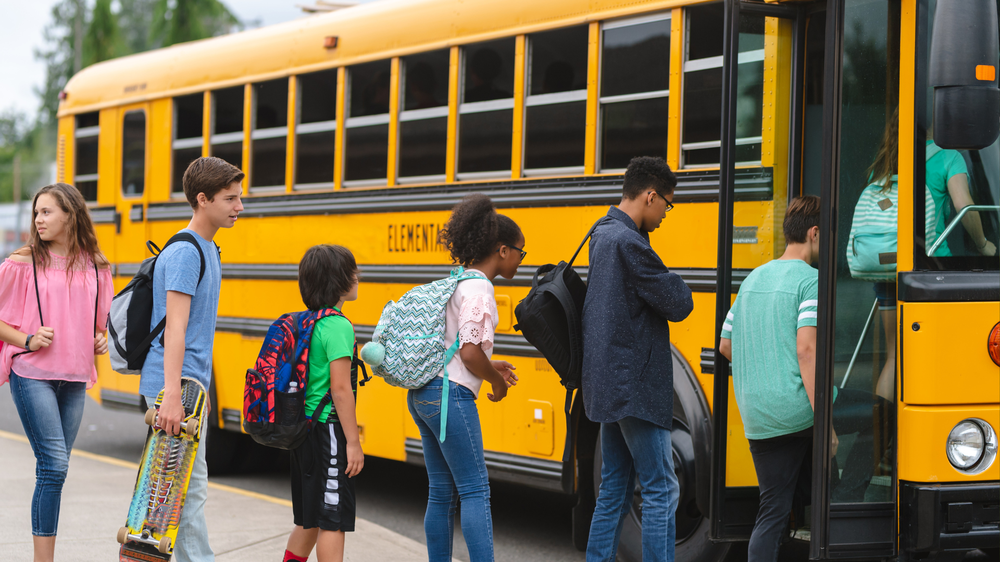
#> input picture Images/1.png, 1000 x 562 px, shrunk from 1920 x 1080 before the run
$ python chapter2.py
#> lines starting #> are read from the running program, lines starting #| are printed output that depends on the picture; after the words box and inside, x2 and y2 are one past the last pixel; in counts of white or black regions, pixels touching at a corner belong together
import cv2
import numpy as np

img = cv2.imread("../Images/1.png")
#> img is the input picture: shape (562, 1000, 3); mean B, G, R 78.5, 107.6, 119.9
kernel = np.ones((5, 5), np.uint8)

imgGray = cv2.cvtColor(img, cv2.COLOR_BGR2GRAY)
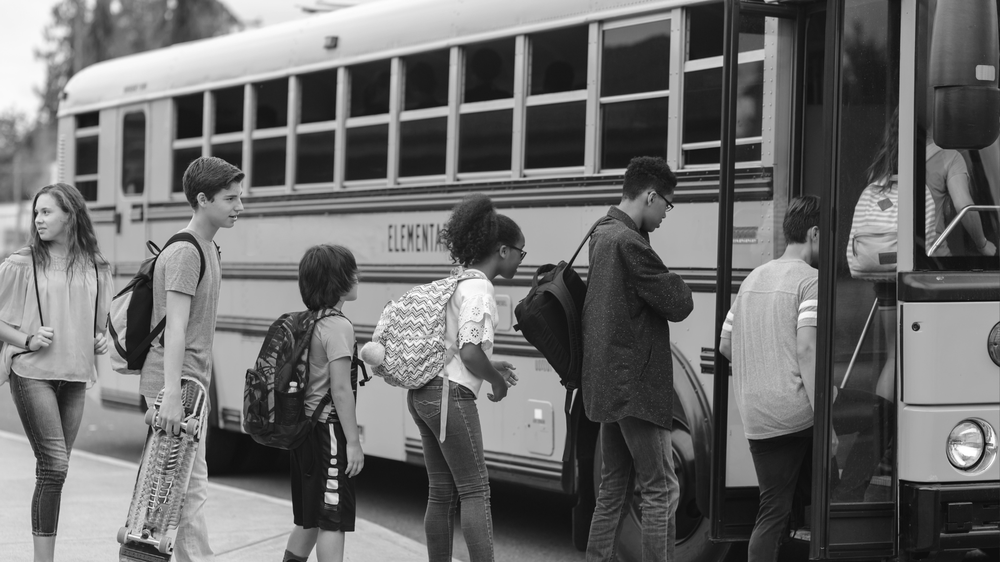
#> imgGray: shape (562, 1000); min 6, max 255, mean 108
imgBlur = cv2.GaussianBlur(imgGray, (7, 7), 0)
imgCanny = cv2.Canny(img, 100, 100)
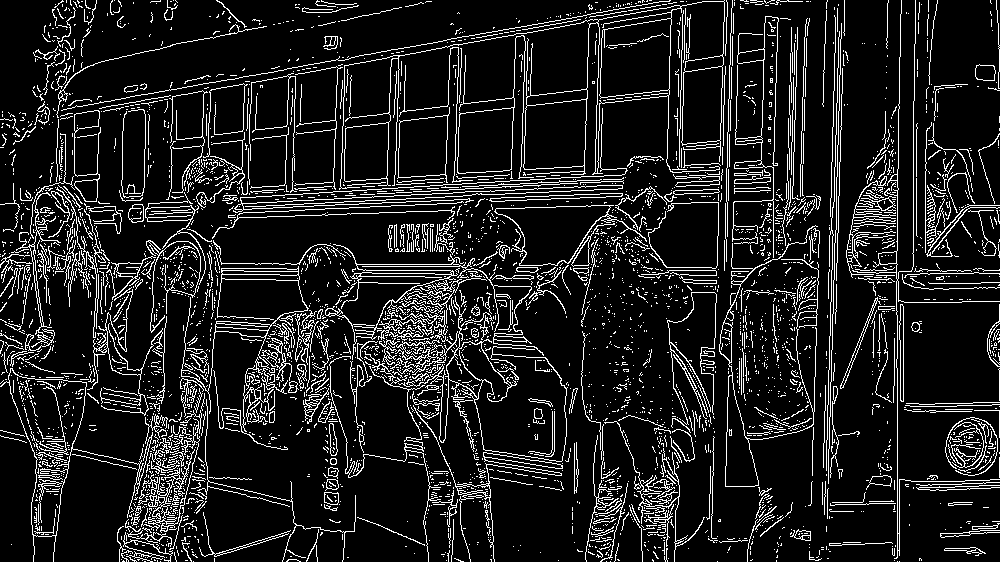
#> imgCanny: shape (562, 1000); 12.1% white in thin lines or dots
imgDilation = cv2.dilate(imgCanny, kernel, iterations=1)
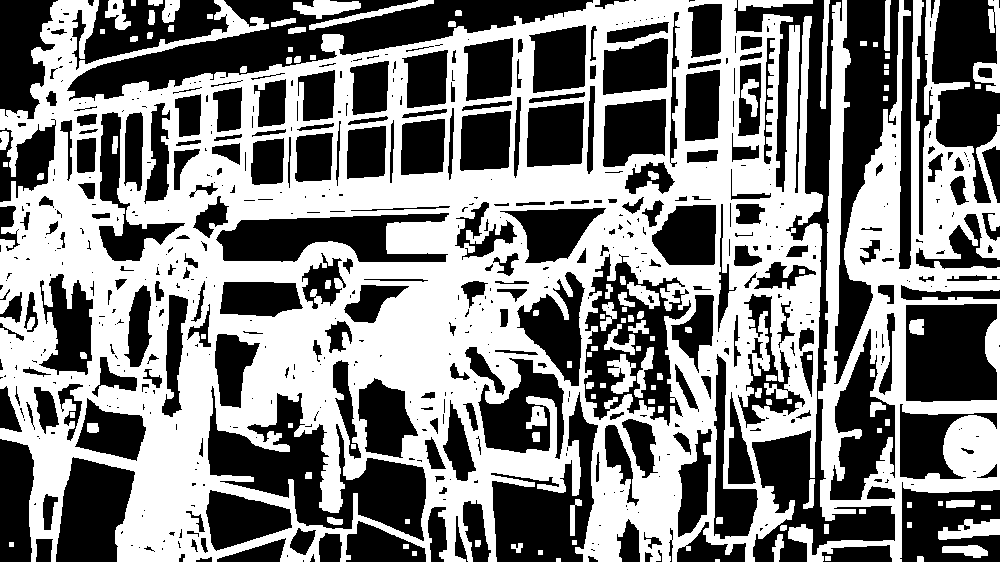
#> imgDilation: shape (562, 1000); 50.8% white; 632 black regions (361 under 20 px), largest, box (x1, y1, x2, y2) and area: (67, 0, 593, 101) 17456, (734, 0, 895, 562) 16852, (208, 386, 426, 541) 12828
imgEroded = cv2.erode(imgDilation, kernel, iterations=1)
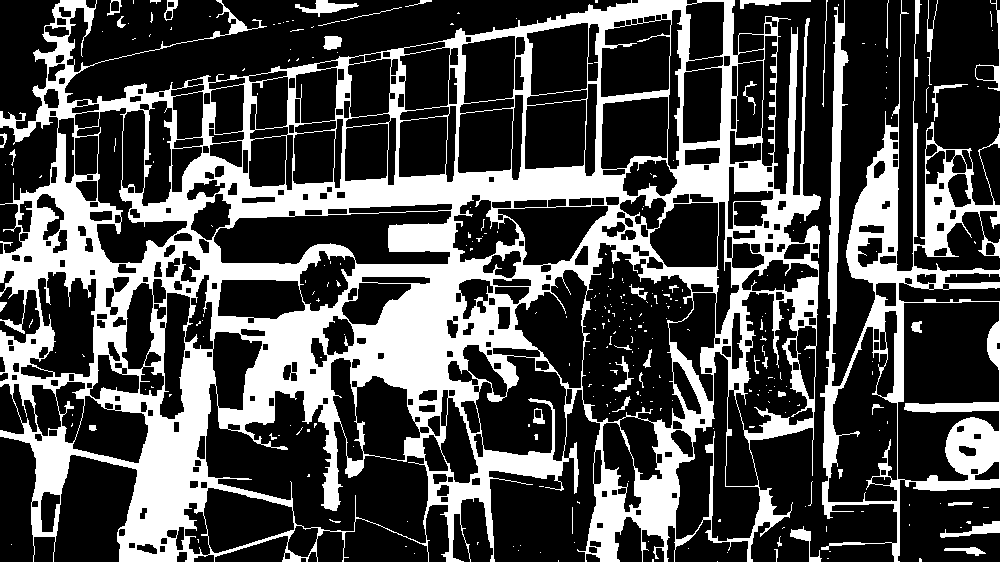
#> imgEroded: shape (562, 1000); 30% white; 289 white regions (242 under 20 px), largest, box (x1, y1, x2, y2) and area: (0, 0, 821, 562) 140604, (820, 0, 1000, 562) 22482, (295, 0, 359, 17) 433

# [6 lines of commented-out code are left out]
cv2.imshow("dilation Image", imgDilation)
cv2.imshow("Eroded Image", imgEroded)


cv2.waitKey(0)

$ run again, with Images/2.png copied over Images/1.png
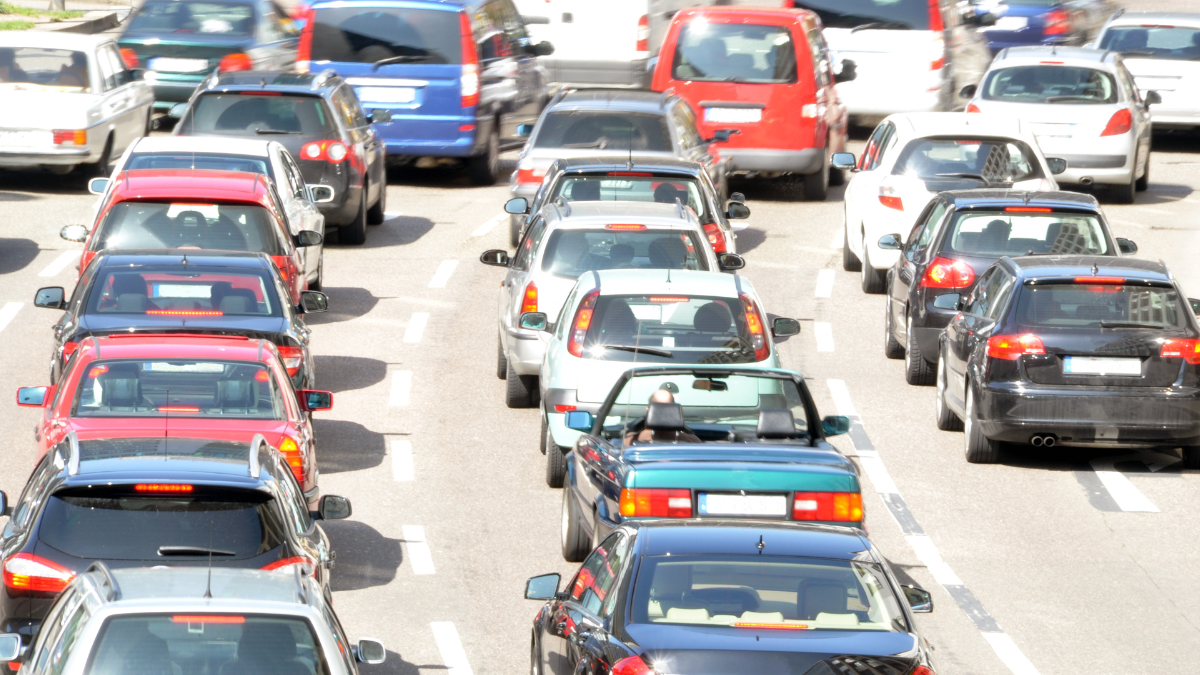
#> input picture Images/2.png, 1200 x 675 px
#> img is the input picture: shape (675, 1200, 3); mean B, G, R 170.6, 169.6, 174.5
#> `imgCanny = cv2.Canny(img, 100, 100)`:
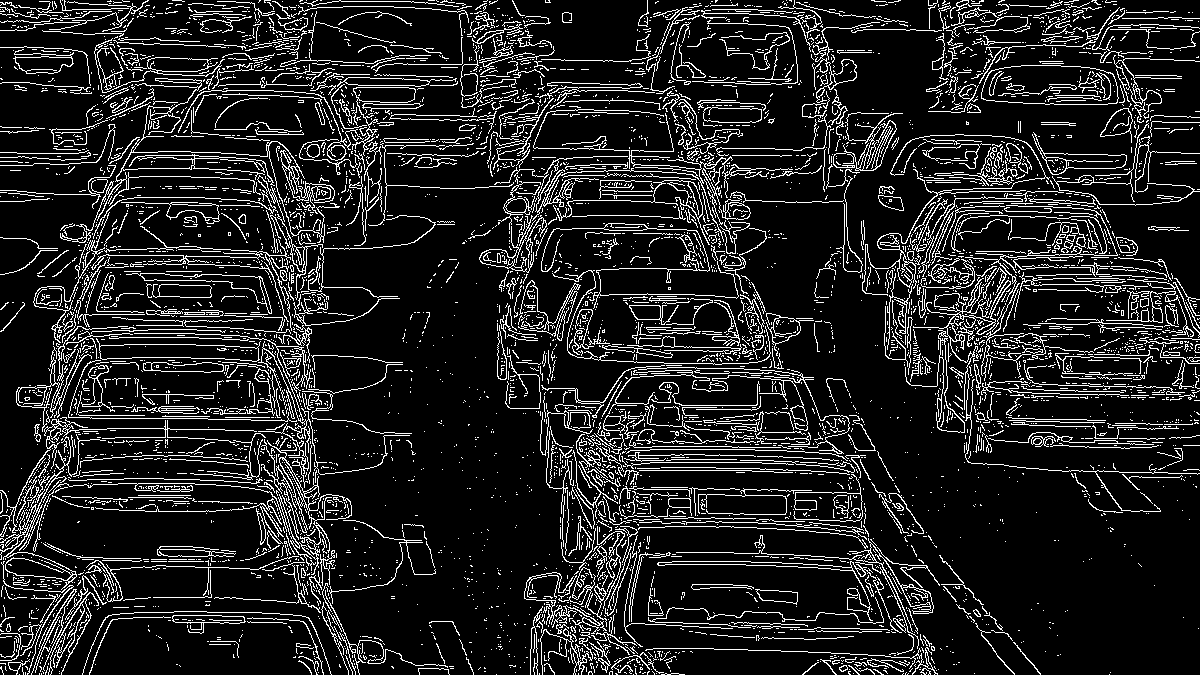
#> imgCanny: shape (675, 1200); 13% white in thin lines or dots
#> imgDilation: shape (675, 1200); 54.7% white; 1147 black regions (651 under 20 px), largest, box (x1, y1, x2, y2) and area: (740, 203, 1200, 675) 65717, (311, 188, 572, 675) 63071, (826, 30, 1129, 266) 16758
#> `imgEroded = cv2.erode(imgDilation, kernel, iterations=1)`:
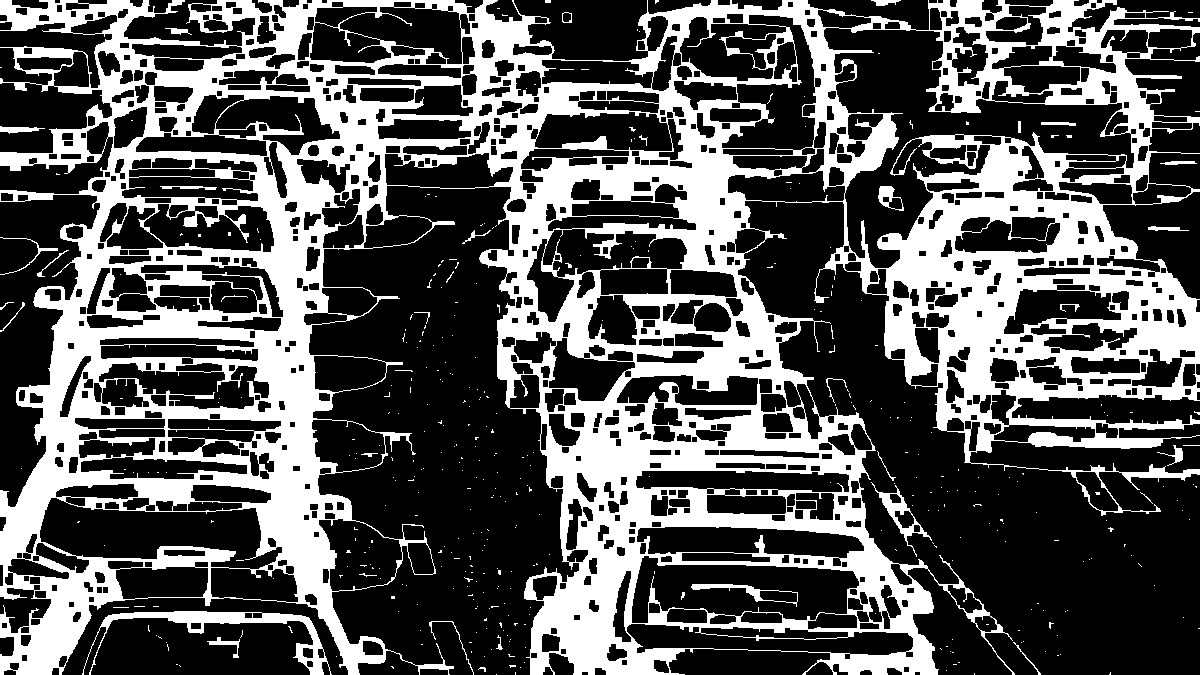
#> imgEroded: shape (675, 1200); 33.7% white; 415 white regions (382 under 20 px), largest, box (x1, y1, x2, y2) and area: (0, 0, 1200, 675) 264949, (82, 611, 332, 675) 2771, (871, 482, 932, 557) 709

$ run again, with Images/3.png copied over Images/1.png
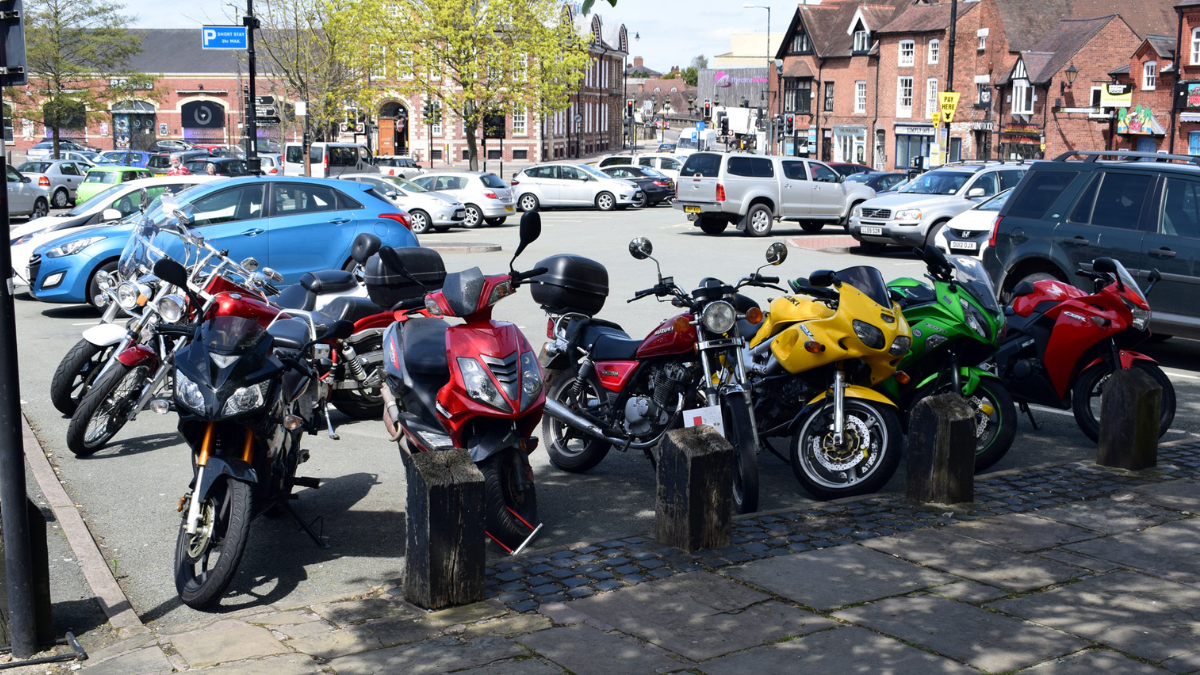
#> input picture Images/3.png, 1200 x 675 px
#> img is the input picture: shape (675, 1200, 3); mean B, G, R 108.2, 105.8, 105.5
#> `imgCanny = cv2.Canny(img, 100, 100)`:
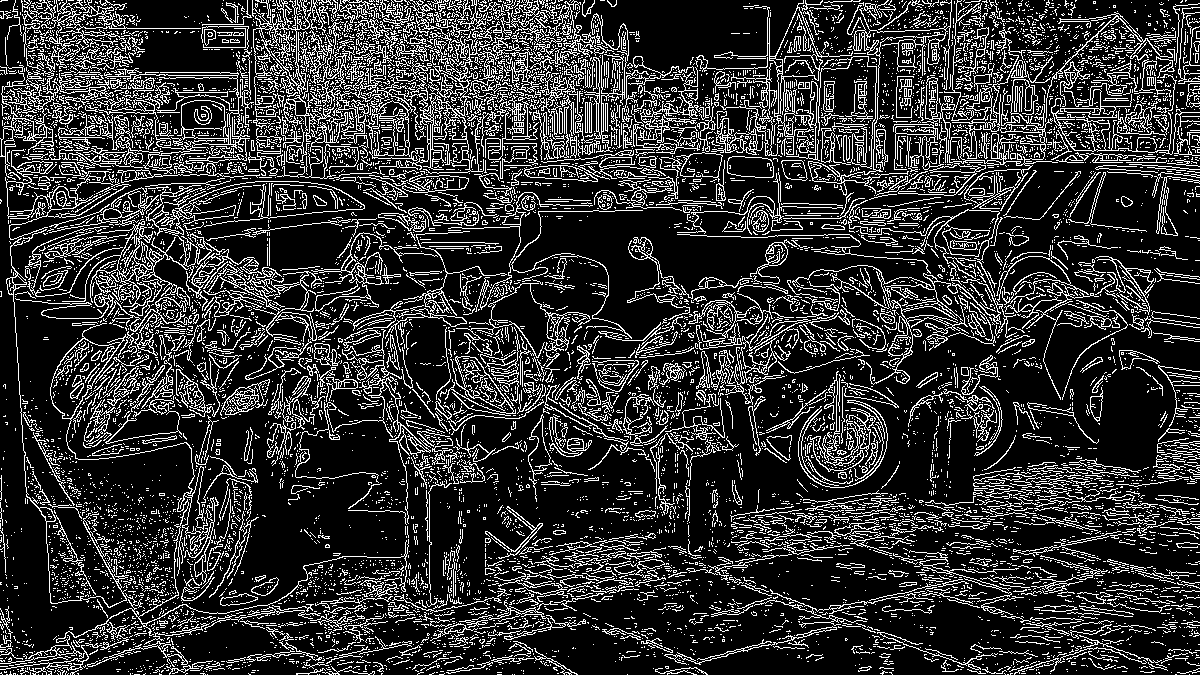
#> imgCanny: shape (675, 1200); 19.6% white in thin lines or dots
#> imgDilation: shape (675, 1200); 73.8% white; 1505 black regions (1077 under 20 px), largest, box (x1, y1, x2, y2) and area: (934, 319, 1174, 502) 14194, (691, 336, 995, 549) 12355, (515, 210, 782, 338) 12138
#> `imgEroded = cv2.erode(imgDilation, kernel, iterations=1)`:
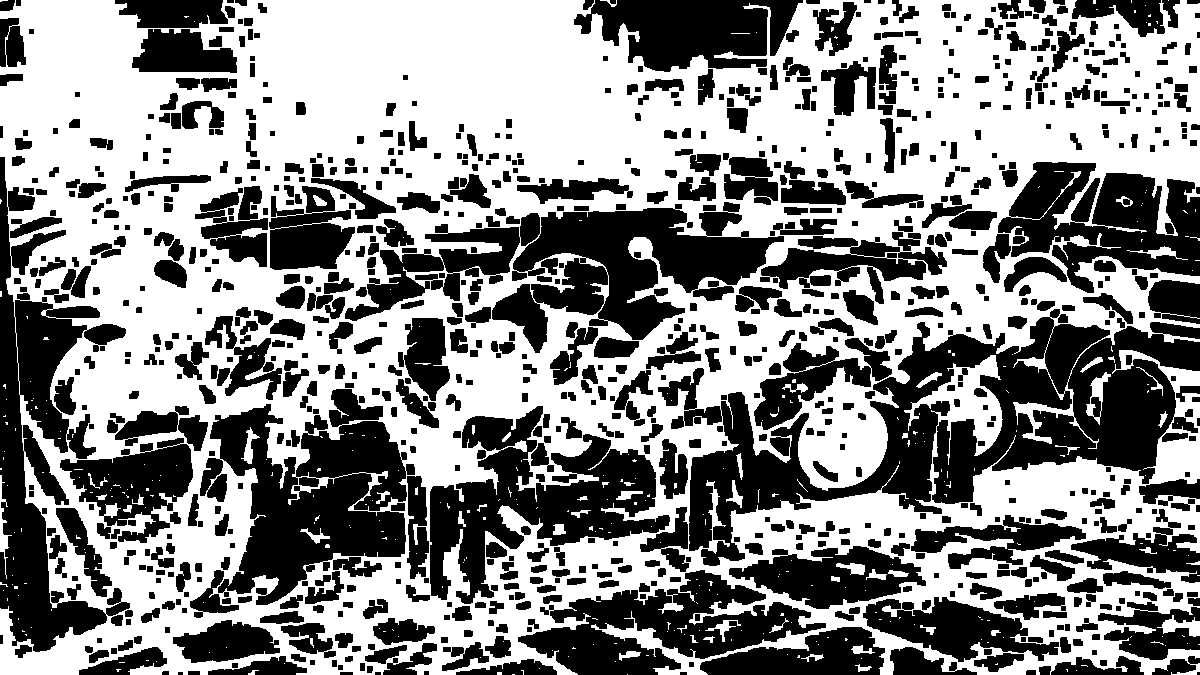
#> imgEroded: shape (675, 1200); 54.4% white; 927 black regions (4 under 20 px), largest, box (x1, y1, x2, y2) and area: (658, 309, 1200, 566) 47111, (345, 202, 784, 353) 27611, (200, 389, 415, 605) 24039
